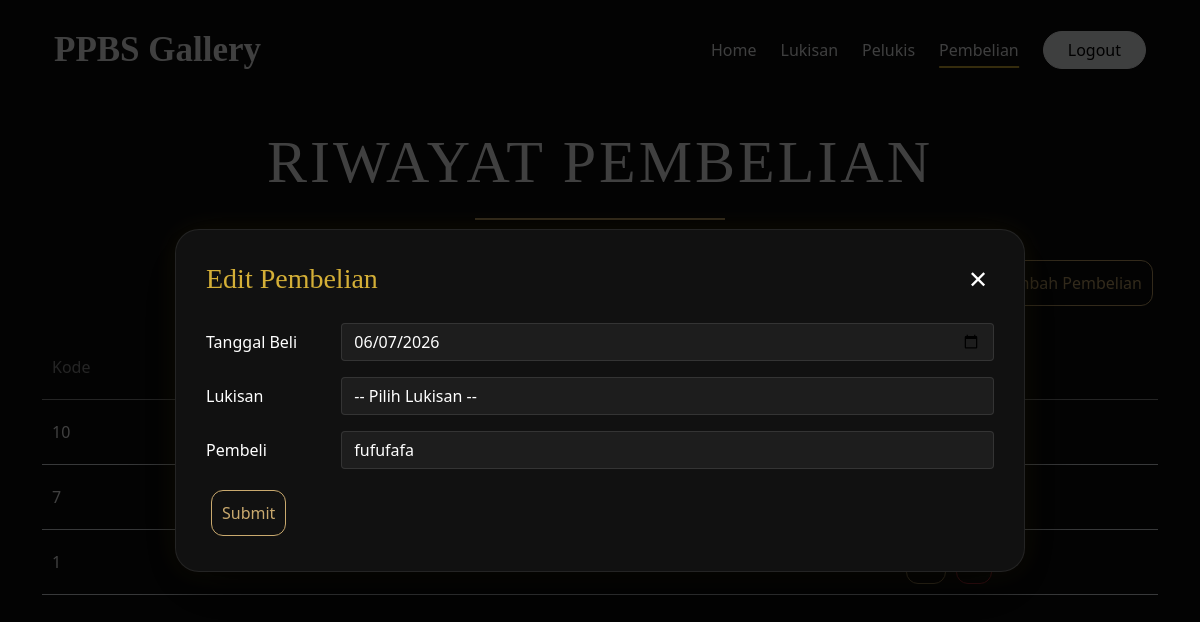
Page /pembelian.php?op=edit&id_pembelian=10 on the committed database.
### tables this page shows
CREATE TABLE `pembelian` (
  `id_pembelian` int(11) NOT NULL,
  `tgl_beli` date DEFAULT NULL,
  `id_lukisan` int(11) DEFAULT NULL,
  `metode` varchar(50) DEFAULT NULL,
  `id_user` int(11) DEFAULT NULL
);

### pembelian.php (the view, shortened to what this page needs)
<?php include 'koneksi.php';
$tgl_beli      = "";
$id_user       = "";
if(isset($_GET['op'])) {
    $op = $_GET['op'];
} else {
    $op = "";
}
if($op == 'edit') {
    $id_pembelian = $_GET['id_pembelian'];
    $sql1 = "SELECT * FROM pembelian WHERE id_pembelian = '$id_pembelian'";
    $q1 = mysqli_query($koneksi, $sql1);
    $r1 = mysqli_fetch_array($q1);
    $tgl_beli   = $r1['tgl_beli'];
    $id_user    = $r1['id_user'];
}
?>
<!DOCTYPE html>
<html lang="en">
<head>
    <link href="https://cdn.jsdelivr.net/npm/bootstrap@5.0.2/dist/css/bootstrap.min.css" rel="stylesheet">
    <link rel="stylesheet" href="styles.css?v=1">
</head>
<body style="background:#0d0d0d;color:white;">
    <div class="container">
        <nav class="navbar navbar-expand-lg py-4">
                <div class="container-fluid">
                    <span style="font-family:'Times New Roman',serif; font-size:35px; font-weight:bold; color:white;">
                        PPBS Gallery
                    </span>
                    <div class="ms-auto d-flex align-items-center gap-4">
                        <a class="text-decoration-none text-light" href="home.php">
                            Home
                        </a>
                            <a class="text-decoration-none text-light" href="lukisan.php">Lukisan</a>
                            <a class="text-decoration-none text-light" href="pelukis.php">Pelukis</a>
                            <a class="text-decoration-none text-light active-link" href="pembelian.php">Pembelian</a>
                        <a class="btn btn-light rounded-pill px-4"
                            href="logout.php"
                            onclick="return confirm('Yakin mau logout?')">
                            Logout
                        </a>
                    </div>
                </div>
            </nav>
        <div class="modal-container" id="modalContainer">
            <div class="custom-modal">
                <div class="modal-header-custom">
                    <h3>
                        <?php echo ($op == 'edit') ? 'Edit Pembelian' : 'Tambah Pembelian'; ?>
                    </h3>
                    <button id="closeModal" class="close-btn">
                        ✕
                    </button>
                </div>
                <div class="modal-body-custom">
                    <form action="" method="POST">
                        <div class="mb-3 row">
                            <label class="col-sm-2 col-form-label"> Tanggal Beli </label>
                            <div class="col-sm-10">
                                <input type="date" class="form-control" name="tgl_beli" value="<?php echo $tgl_beli ?>">
                            </div>
                        </div>
                        <div class="mb-3 row">
                            <label class="col-sm-2 col-form-label"> Lukisan </label>
                            <div class="col-sm-10">
                                <select name="id_lukisan" class="form-select">
                                    <option value=""> -- Pilih Lukisan -- </option>
                                </select>
                            </div>
                        </div>
                        <div class="mb-3 row">
                            <label class="col-sm-2 col-form-label"> Pembeli </label>
                            <div class="col-sm-10">
                                <select name="id_user" class="form-select">
                                    <?php
                                    $user = mysqli_query($koneksi, "SELECT * FROM user");
                                    while($u = mysqli_fetch_array($user)) {
                                        $selected = "";
                                        if($id_user == $u['id_user']) {
                                            $selected = "selected";
                                        }
                                        echo "<option value='{$u['id_user']}' $selected> {$u['username']} </option>";
                                    }
                                    ?>
                                </select>
                            </div>
                        </div>
                        <div class="col-12">
                            <input type="submit" name="submit" value="Submit" class="btn-dark-custom">
                        </div>
                    </form>
                </div>
            </div>
        </div>
    <div class="hero fade-up">
        <h1>RIWAYAT PEMBELIAN</h1>
        <div class="gold-line"></div>
    </div>
        <div class="text-end mb-4 fade-up">
            <button id="openModal" class="btn-dark-custom">
                + Tambah Pembelian
            </button>
        </div>
            <table class="table table-hover align-middle fade-up">
                <thead>
                    <tr>
                        <th scope="col">Kode</th>
                        <th scope="col">Tanggal</th>
                        <th scope="col">Nama Lukisan</th>
                        <th scope="col">Pembeli</th>
                    </tr>
                </thead>
                <tbody>
                    <?php
                    $sql2 = "SELECT pembelian.*, lukisan.nama_lukisan, user.username FROM pembelian
                             JOIN lukisan ON pembelian.id_lukisan = lukisan.id_lukisan
                             JOIN user ON pembelian.id_user = user.id_user
                             ORDER BY id_pembelian DESC";
                    $q2 = mysqli_query($koneksi, $sql2);
                    while($r2 = mysqli_fetch_array($q2)) {
                        ?>
                        <tr>
                            <td scope="row"> <?php echo $r2['id_pembelian'] ?> </td>
                            <td scope="row"> <?php echo $r2['tgl_beli'] ?> </td>
                            <td scope="row"> <?php echo $r2['nama_lukisan'] ?> </td>
                            <td scope="row"> <?php echo $r2['username'] ?> </td>
                            <td scope="row">
                                <a class="btn-dark-custom" href="pembelian.php?op=edit&id_pembelian=<?php echo $r2['id_pembelian']; ?>">
                                </a>
                                <a class="btn-dark-custom btn-delete" href="pembelian.php?op=delete&id_pembelian=<?php echo $r2['id_pembelian']; ?>"
                                onclick="return confirm('Hapus data ini?')">
                                </a>
                            </td>
                        </tr>
                        <?php
                    }
                    ?>
                </tbody>
            </table>
        <br><br>
    </div>
</body>
</html>

### styles.css (style rules this page uses)
.fade-up { opacity:0; transform:translateY(50px); transition: opacity .8s ease, transform .8s ease; }
.fade-up.show { opacity:1; transform:translateY(0); }
.active-link { position: relative; font-weight: 500; }
.active-link::after { content: ""; position: absolute; left: 0; bottom: -6px; width: 100%; height: 2px; background: white; }
.text-light { position: relative; }
.text-light::after { content:''; position:absolute; left:50%; bottom:-6px; width:0; height:2px; background:#d4af37; transition:all .3s ease; transform:translateX(-50%); }
.text-light:hover::after, .active-link::after { width:100%; }
.btn-dark-custom { flex:1; background:transparent; border:1px solid rgba(255,255,255,.15); border-color:#c9a96e; color:#c9a96e; border-radius:12px; padding:10px; text-decoration:none; text-align:center; margin: 5px; }
.btn-delete { border-color:#dc3545; color:#dc3545; }
.btn-gold, .btn-delete { flex:1; text-align:center; }
.modal-container { position:fixed; inset:0; background:rgba(0,0,0,.75); display:flex; justify-content:center; align-items:center; opacity:0; pointer-events:none; transition:.3s; z-index:9999; }
.modal-container.show { opacity:1; pointer-events:auto; }
.custom-modal { width:850px; max-width:90%; max-height:85vh; overflow-y:auto; background:#111; border:1px solid rgba(255,255,255,.08); border-radius:24px; padding:30px; box-shadow: 0 20px 60px rgba(0,0,0,.6), 0 0 30px rgba(212,175,55,.08); animation:popup .35s ease; }
.modal-header-custom { display:flex; justify-content:space-between; align-items:center; margin-bottom:25px; }
.modal-header-custom h3 { color:#d4af37; margin:0; font-family:'Cormorant Garamond',serif; }
.close-btn { background:none; border:none; color:white; font-size:24px; cursor:pointer; }
.modal-body-custom { color:white; }
.form-control, .form-select { background: rgba(255,255,255,0.05); border: 1px solid rgba(255,255,255,0.1); color:white; }
.form-select option { background:#111; color:white; }
body { background:#050505; color:white; font-family: "Segoe UI", sans-serif; }
.hero { text-align:center; padding:25px 0 15px; }
.hero h1 { font-family:"Times New Roman", serif; font-size:60px; letter-spacing:3px; color:#ffffff; }
.gold-line { width:250px; height:2px; background:#c9a96e; margin:20px auto; }
.table { color:white; }
.table td, .table th { padding: 20px 10px; }
.table thead th { color: #929292; border-bottom: 1px solid rgba(255,255,255,0.15); font-weight: 500; }
.table-hover tbody tr { transition: all .25s ease; }

### rows in the picture
pembelian: tgl_beli "06/07/2026", id_pembelian "10"
pembelian: id_pembelian "7"
pembelian: id_pembelian "1"

### other values in the picture
form field id_user "fufufafa"
